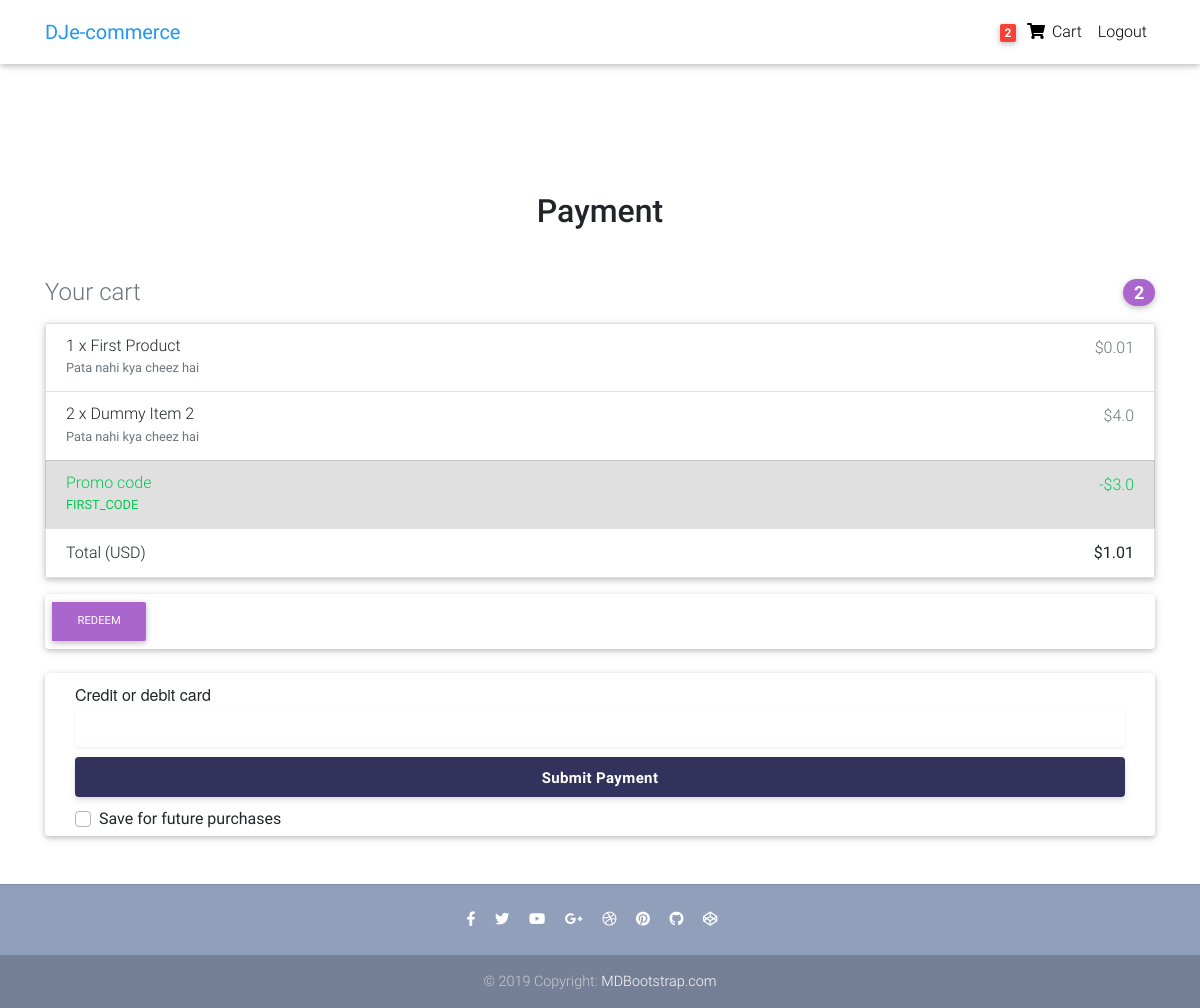
The app's page /payment/ (signed in) with its own data.
### core/models.py (models this page shows, shortened)
class Order(models.Model):
	user = models.ForeignKey(settings.AUTH_USER_MODEL, on_delete=models.CASCADE)
	items = models.ManyToManyField(OrderItem)
	start_date = models.DateTimeField(auto_now_add=True)
	ordered_date = models.DateTimeField()
	ordered = models.BooleanField(default=False)
	reference_id = models.CharField(max_length=20)
	billing_address = models.ForeignKey('BillingAddress',
		on_delete=models.SET_NULL, blank=True, null=True)
	coupon = models.ForeignKey('Coupon',
		on_delete=models.SET_NULL, blank=True, null=True)
	being_delivered = models.BooleanField(default=False)
	received = models.BooleanField(default=False)
	refund_requested = models.BooleanField(default=False)
	refund_granted = models.BooleanField(default=False)
	def get_total(self):
		total = 0
		for order_item in self.items.all():
			total += order_item.get_final_price()
		if self.coupon:
			total -= self.coupon.amount
		return round(total, 2)

class OrderItem(models.Model):
	user = models.ForeignKey(settings.AUTH_USER_MODEL, on_delete=models.CASCADE)
	ordered = models.BooleanField(default=False)
	item = models.ForeignKey(Item, on_delete=models.CASCADE)
	quantity = models.IntegerField(default=1)
	def get_total_item_price(self):
		return self.quantity * self.item.price
	def get_total_discount_item_price(self):
		return self.quantity * self.item.discount_price
	def get_final_price(self):
		if self.item.discount_price:
			return self.get_total_discount_item_price()
		return self.get_total_item_price()

class Item(models.Model):
	title = models.CharField(max_length=100)
	price = models.FloatField()
	discount_price = models.FloatField(blank=True, null=True)
	category = models.CharField(choices=CATEGORY_CHOICES, max_length=2)
	label = models.CharField(choices=LABEL_CHOICES, max_length=1)
	slug = models.SlugField()
	description = models.TextField()
	image = models.ImageField()

class Coupon(models.Model):
	code = models.CharField(max_length=20)
	amount = models.FloatField()
	def __str__(self):
		return self.code

### core/views.py (the view, shortened to what this page needs)
# urls.py: path('payment/', views.PaymentView.as_view(), name="payment"),
class PaymentView(View):
	def get(self, *args, **kwargs):
		order = Order.objects.get(user=self.request.user, ordered=False)
		context = {
			'order': order,
			'STRIPE_PUBLIC_KEY': settings.STRIPE_PUBLIC_KEY
		}
		return render(self.request, 'payment.html', context)

### core/templatetags/cart_template_tags.py (called while the page is built)
@register.filter
def cart_item_count(user):
	if user.is_authenticated:
		qs = Order.objects.filter(user=user, ordered=False)
		if qs.exists():
			return qs[0].items.count()
	return 0

### templates/payment.html (shortened to what this page needs)
{% extends "base.html" %}
{% load crispy_forms_tags %}
{% block content %}
  <main class="mt-5 pt-4">
    <div class="container wow fadeIn">
      <h2 class="my-5 h2 text-center">Payment</h2>
      <div class="row">
        <div class="col-md-12 mb-4">
          {% include "order-snippet.html" %}
        </div>
        <div class="col-md-12 mb-4">
          <div class="card">
            <div class="new-card-form">
              <form action="." method="post" class="stripe-form" id="stripe-form">
                  <div class="stripe-form-row" id="creditCard">
                      <label for="card-element" id="stripeBtnLabel">
                          Credit or debit card
                      </label>
                      <div id="card-element" class="StripeElement StripeElement--empty"><div class="__PrivateStripeElement" style="margin: 0px !important; padding: 0px !important; border: none !important; display: block !important; background: transparent !important; position: relative !important; opacity: 1 !important;"><iframe frameborder="0" allowtransparency="true" scrolling="no" name="__privateStripeFrame5" allowpaymentrequest="true" src="https://js.stripe.com/v3/elements-inner-card-19066928f2ed1ba3ffada645e45f5b50.html#style[base][color]=%2332325d&amp;style[base][fontFamily]=%22Helvetica+Neue%22%2C+Helvetica%2C+sans-serif&amp;style[base][fontSmoothing]=antialiased&amp;style[base][fontSize]=16px&amp;style[base][::placeholder][color]=%23aab7c4&amp;style[invalid][color]=%23fa755a&amp;style[invalid][iconColor]=%23fa755a&amp;componentName=card&amp;wait=false&amp;rtl=false&amp;keyMode=test&amp;origin=https%3A%2F%2Fstripe.com&amp;referrer=https%3A%2F%2Fstripe.com%2Fdocs%2Fstripe-js&amp;controllerId=__privateStripeController1" title="Secure payment input frame" style="border: none !important; margin: 0px !important; padding: 0px !important; width: 1px !important; min-width: 100% !important; overflow: hidden !important; display: block !important; height: 19.2px;"></iframe><input class="__PrivateStripeElement-input" aria-hidden="true" aria-label=" " autocomplete="false" maxlength="1" style="border: none !important; display: block !important; position: absolute !important; height: 1px !important; top: 0px !important; left: 0px !important; padding: 0px !important; margin: 0px !important; width: 100% !important; opacity: 0 !important; background: transparent !important; pointer-events: none !important; font-size: 16px !important;"></div></div>
                  </div>
                  <div class="stripe-form-row">
                    <button id="stripeBtn">Submit Payment</button>
                  </div>
                  <div class="stripe-form-row">
                    <div class="custom-control custom-checkbox">
                      <label class="custom-control-label" for="save_card_info">Save for future purchases</label>
                    </div>
                  </div>
                  <div id="card-errors" role="alert"></div>
              </form>
            </div>
          </div>
        </div>
    </div>
  </main>
{% endblock content %}

### templates/navbar.html (shortened to what this page needs)
{% load cart_template_tags %}
<nav class="navbar fixed-top navbar-expand-lg navbar-light white scrolling-navbar">
  <div class="container">
    <a class="navbar-brand waves-effect" href="/">
      <strong class="blue-text">DJe-commerce</strong>
    </a>
    <div class="collapse navbar-collapse" id="navbarSupportedContent">
      <ul class="navbar-nav nav-flex-icons">
        {% if request.user.is_authenticated %}
        <li class="nav-item">
          <a href="{% url 'core:order-summary' %}" class="nav-link waves-effect">
            {% if request.user|cart_item_count %}
            <span class="badge red z-depth-1 mr-1"> {{ request.user|cart_item_count }} </span>
            {% endif %}
            <i class="fas fa-shopping-cart"></i>
            <span class="clearfix d-none d-sm-inline-block"> Cart </span>
          </a>
        </li>
        <li class="nav-item">
          <a class="nav-link waves-effect" href="{% url 'account_logout' %}">
            <span class="clearfix d-none d-sm-inline-block"> Logout </span>
          </a>
        </li>
        {% endif %}
      </ul>
    </div>
  </div>
</nav>

### templates/order-snippet.html (shortened to what this page needs)
<h4 class="d-flex justify-content-between align-items-center mb-3">
  <span class="text-muted">Your cart</span>
  <span class="badge badge-secondary badge-pill">{{ order.items.count }}</span>
</h4>
<ul class="list-group mb-3 z-depth-1">
  {% for order_item in order.items.all %}
  <li class="list-group-item d-flex justify-content-between lh-condensed">
    <div>
      <h6 class="my-0">{{ order_item.quantity }} x {{ order_item.item.title }}</h6>
      <small class="text-muted">{{ order_item.item.description }}</small>
    </div>
    <span class="text-muted">${{ order_item.get_final_price }}</span>
  </li>
  {% endfor %}
  {% if order.coupon %}
  <li class="list-group-item d-flex justify-content-between bg-light">
    <div class="text-success">
      <h6 class="my-0">Promo code</h6>
      <small>{{ order.coupon }}</small>
    </div>
    <span class="text-success">-${{ order.coupon.amount }}</span>
  </li>
  {% endif %}
  <li class="list-group-item d-flex justify-content-between">
    <span>Total (USD)</span>
    <strong>${{ order.get_total }}</strong>
  </li>
</ul>
<form class="card p-2" action="{% url 'core:add-coupon' %}" method="POST">
  <div class="input-group">
    <div class="input-group-append">
      <button class="btn btn-secondary btn-md waves-effect m-0" type="submit">Redeem</button>
    </div>
  </div>
</form>

### templates/payment.html (style rules this page uses)
#stripeBtnLabel { font-family: "Helvetica Neue", Helvetica, sans-serif; font-size: 16px; font-variant: normal; padding: 0; margin: 0; -webkit-font-smoothing: antialiased; font-weight: 500; display: block; }
#stripeBtn { border: none; border-radius: 4px; outline: none; text-decoration: none; color: #fff; background: #32325d; white-space: nowrap; display: inline-block; height: 40px; line-height: 40px; box-shadow: 0 4px 6px rgba(50, 50, 93, .11), 0 1px 3px rgba(0, 0, 0, .08); border-radius: 4px; font-size: 15px; font-weight: 600; letter-spacing: 0.025em; text-decoration: none; -webkit-transition: all 150ms ease; transition: all 150ms ease; float: left; width: 100% }
.stripe-form { padding: 5px 30px; }
#card-errors { height: 20px; padding: 4px 0; color: #fa755a; }
.stripe-form-row { width: 100%; float: left; margin-top: 5px; margin-bottom: 5px; }
.StripeElement { box-sizing: border-box; height: 40px; padding: 10px 12px; border: 1px solid transparent; border-radius: 4px; background-color: white; box-shadow: 0 1px 3px 0 #e6ebf1; -webkit-transition: box-shadow 150ms ease; transition: box-shadow 150ms ease; }

### templates/base.html (style rules this page uses)
html, body, header, .carousel { height: 60vh; }

### records on screen
Order: items.count "2", coupon "FIRST_CODE", coupon.amount "3.0", get_total "1.01"
OrderItem: quantity "1", item "First Product", item.description "Pata nahi kya cheez hai", get_final_price "0.01"
OrderItem: quantity "2", item "Dummy Item 2", item.description "Pata nahi kya cheez hai", get_final_price "4.0"

### other values on screen
{{ request.user|cart_item_count }} "2"
